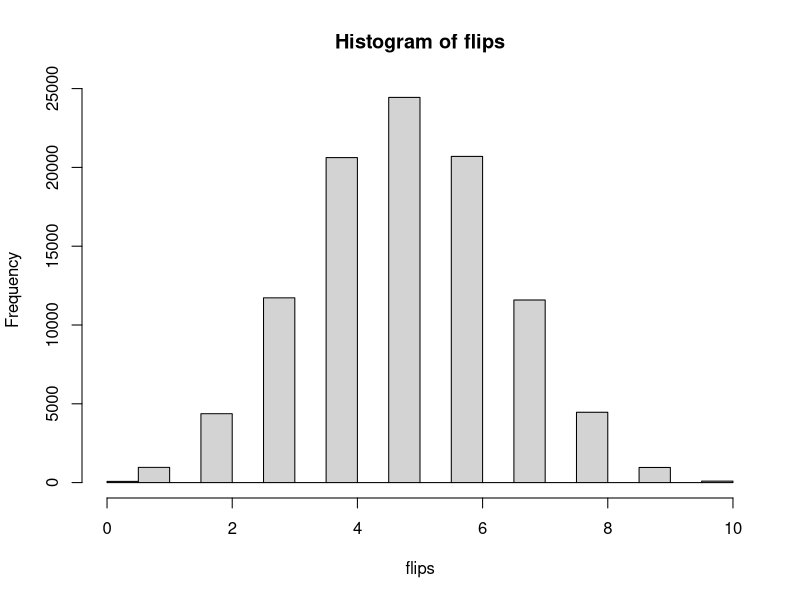

Reproduce this figure in R.
rbinom(1, 10, .5) #

rbinom(10, 10, .5)

summary(rbinom(10, 10, .5))

rbinom(10, 10, .8)
rbinom(10, 10, .2)

# Generate 10 separate random flips with probability .3
rbinom(10, 1, .3)

# Generate 100 occurrences of flipping 10 coins, each with 30% probability
rbinom(100, 10, .3)

flips <- rbinom(100000, 10, .5)

hist(flips)

mean(flips == 5)

dbinom(5, 10, .5)

dbinom(6, 10, .5)

mean(flips <= 4)

pbinom(4, 10, .5)

# Calculate the probability that 2 are heads using dbinom
dbinom(2, 10, .3)

# Confirm your answer with a simulation using rbinom
mean(rbinom(10000, 10, .3) == 2)

# Calculate the probability that at least five coins are heads
1 - pbinom(5, 10, .3 )

# Confirm your answer with a simulation of 10,000 trials
mean(rbinom(10000, 1, .3) == 1)

# If you flip ten coins that each have a 30% probability of heads, what is the probability at least five are heads?

# Calculate the probability that at least five coins are heads
1 - pbinom(4, 10, .3)

# Confirm your answer with a simulation of 10,000 trials
mean(rbinom(10000, 10, .3) >= 5)

# What is the expected value of a binomial distribution where 25 coins are flipped, each having a 30 % chance of heads ?
mean( rbinom(25, 1, .3) == 1 )

# Calculate the expected value using the exact formula
25 * .3

# Confirm with a simulation using rbinom

mean(rbinom(10000, 25, .3))

# What is the variance of a binomial distribution where 25 coins are flipped, each having a 30 % chance of heads ?

# Calculate the variance using the exact formula
( 25 * .3 ) * ( 1  - .3 )

# Confirm with a simulation using rbinom
var( rbinom( 10000, 25, .3 ) )